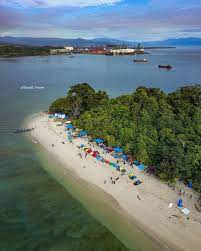
#> input picture Tugas3_056/image2.jpg, 201 x 251 px
$ python Nadya_Histogram.py
#> lines starting #> are read from the running program, lines starting #| are printed output that depends on the picture
import cv2
import numpy as np
from matplotlib import pyplot as plt

# membaca Gambar
image = cv2.imread('image2.jpg', 0)
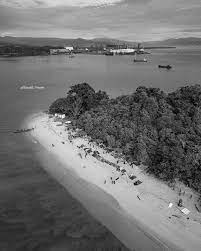
#> image: shape (251, 201); min 0, max 255, mean 112.9

# membuat histogram
hist, bins = np.histogram(image.flatten(), 256, [0, 256])
#> hist = 256 values, max 494 at index 55, min 0 at index 235, mean 197.1; bins = 257 values from 0 to 256

# mencari nilai intensitas piksel yang berfrekuensi maximal
max_intensity = np.argmax(hist)
#> max_intensity = 55

# membuat lookup table untuk menggeser nilai intensitas piksel
lut = np.zeros((256,), dtype=np.uint8)
for i in range(256):
    lut[i] = np.uint8(np.clip((i - max_intensity) * 1.5 + max_intensity, 0, 255))
#> after the loop, lut = 256 values from 0 to 255

# mengaplikasikan lookup table ke citra
rst_img = cv2.LUT(image, lut)
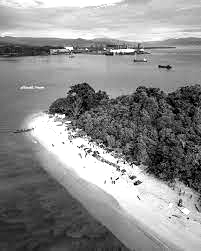
#> rst_img: shape (251, 201); min 0, max 255, mean 140.3

#menampilkan citra dan grafik dari citra original dan result
plt.subplot(221), plt.imshow(image, cmap='gray')
plt.title('Original'), plt.xticks([]), plt.yticks([])
plt.subplot(222), plt.imshow(rst_img, cmap='gray')
plt.title('Result'), plt.xticks([]), plt.yticks([])
plt.subplot(223)
plt.hist(image.flatten(),256,[0,256], color='r')
plt.xlim([0,256])
plt.legend('histogram', loc = 'upper left')
plt.subplot(224)
plt.hist(rst_img.flatten(),256,[0,256], color='r')
plt.xlim([0,256])
plt.legend('histogram', loc= 'upper left')
plt.show()
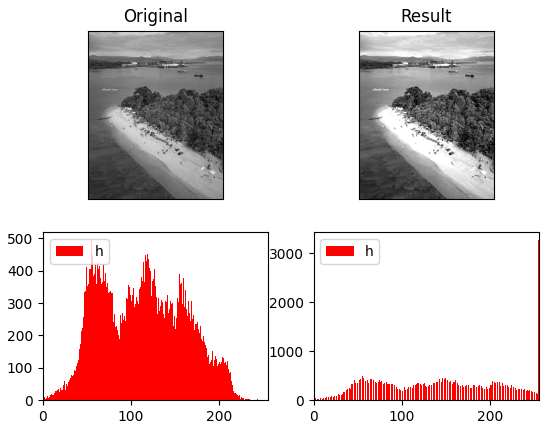
#> figure drawn by matplotlib, 4 panels; panel 3: tallest bar 494 high, from x = 55 to 56; panel 4: tallest bar 3263 high, from x = 255 to 256

$ run again, with Tugas3_056/image1.jpg copied over Tugas3_056/image2.jpg
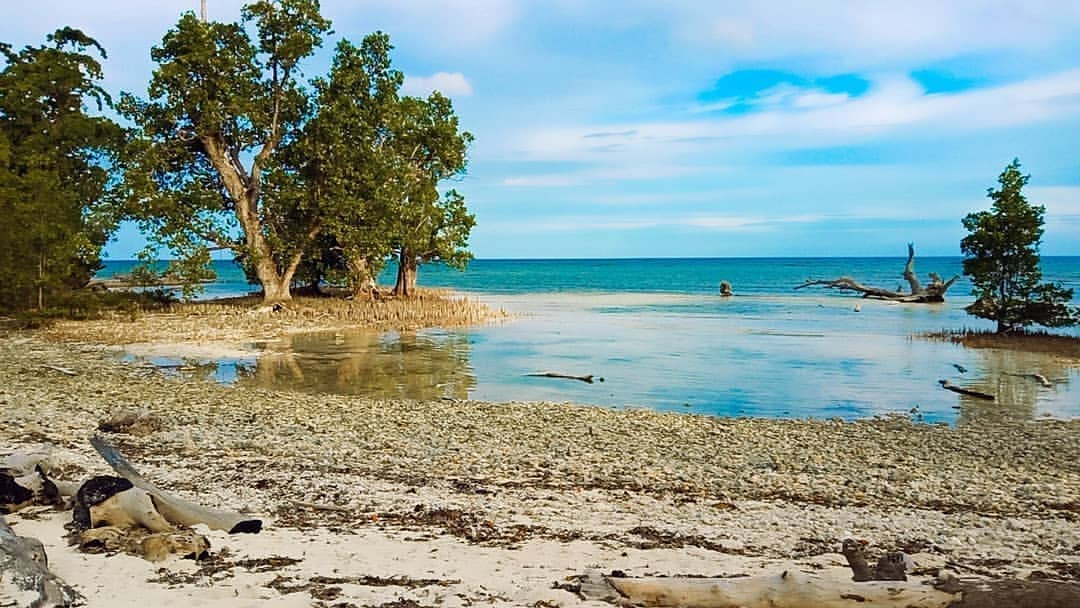
#> input picture Tugas3_056/image1.jpg, 1080 x 608 px
#> `image = cv2.imread('image2.jpg', 0)`:
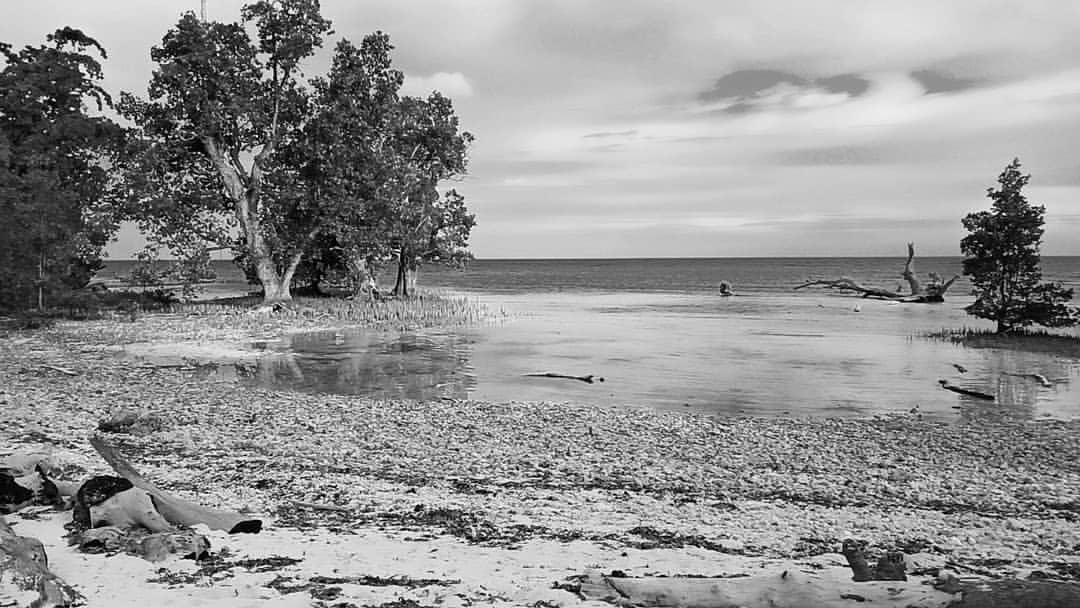
#> image: shape (608, 1080); min 0, max 255, mean 146.8
#> hist = 256 values, max 8535 at index 201, min 25 at index 253, mean 2565; bins = 257 values from 0 to 256
#> max_intensity = 201
#> after the loop `for i in range(256):`: lut = 256 values from 0 to 255
#> `plt.show()`:
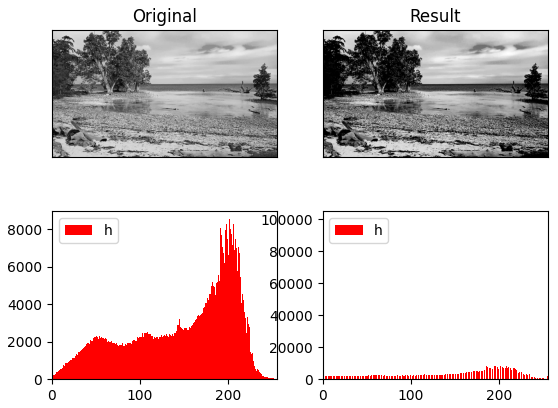
#> figure drawn by matplotlib, 4 panels; panel 3: tallest bar 8535 high, from x = 201 to 202; panel 4: tallest bar 99975 high, from x = 0 to 1
